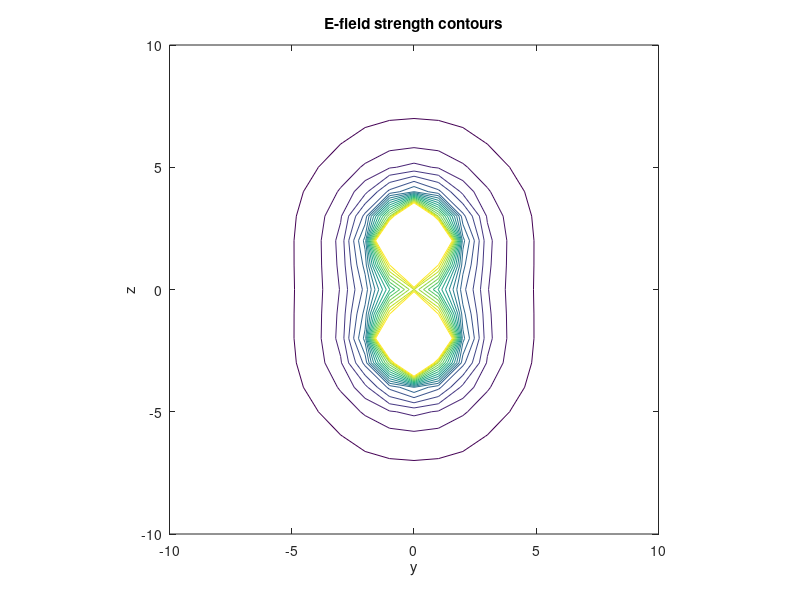
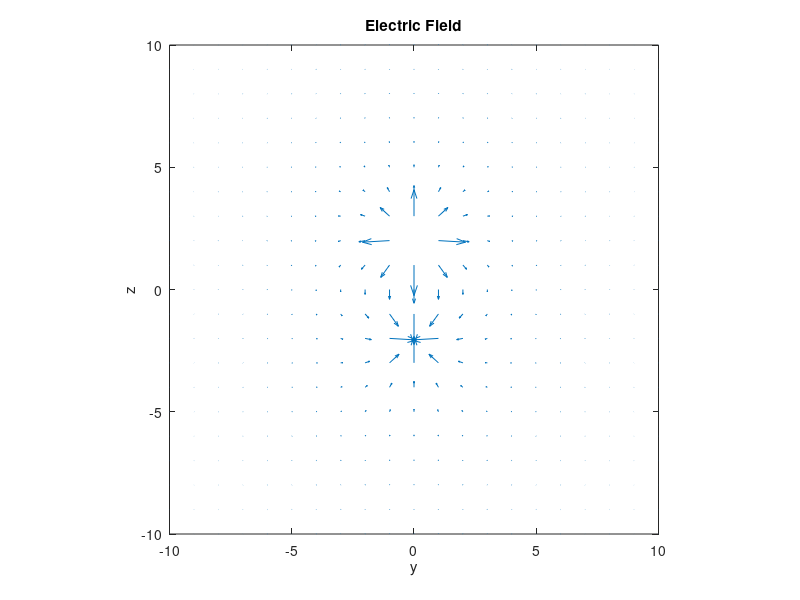
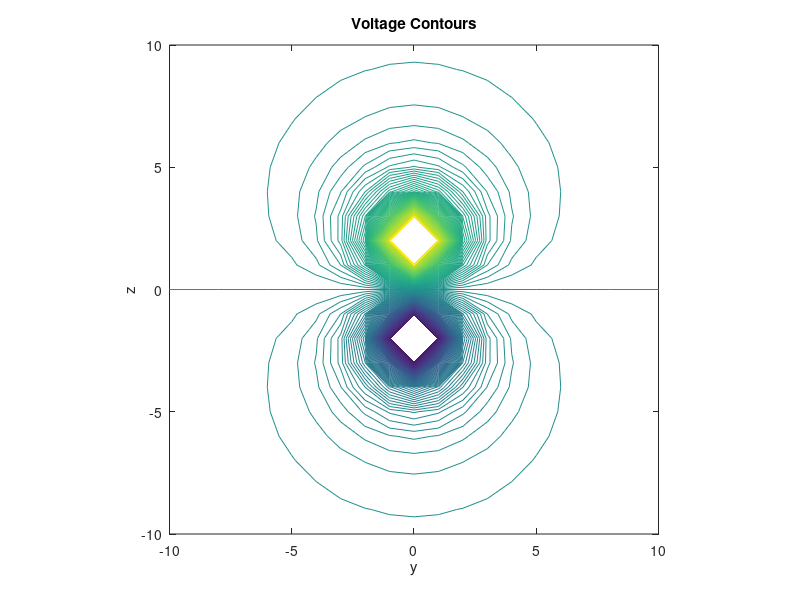
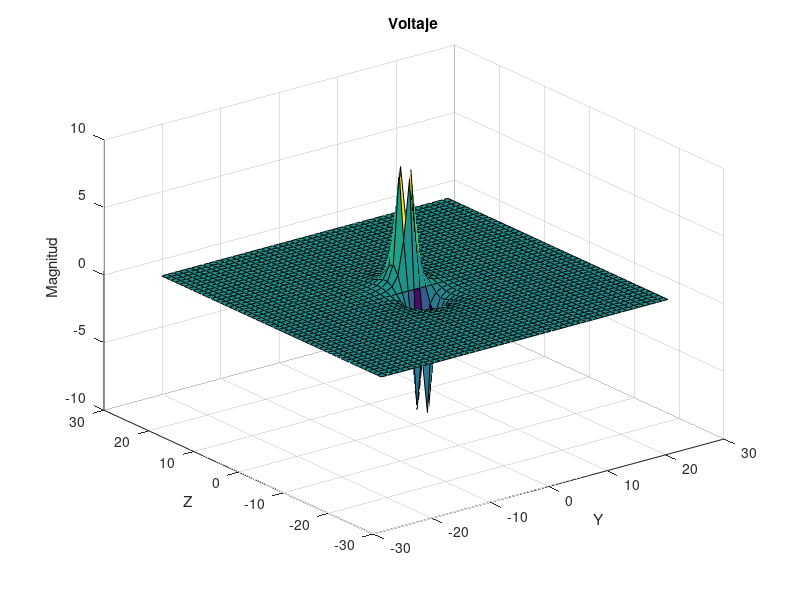

MATLAB code to generate these figures, in order:
clear; 
close all; 
%-------------------------------------------------------------------------%
%                             INITIALIZATION                                  
%-------------------------------------------------------------------------%
% Constant 1/(4*pi*epsilon_0) = 9*10^9
k = 9*10^9;
% eps_r = Relative permittivity
eps_r = 1;
charge_order = 10^-9; % milli, micro, nano etc..
const = k*charge_order/eps_r;

% Nx = Number of grid points in X- direction
% Ny = Number of grid points in Y-Direction
Nx = 50; % For 1 meter
Ny = 50; % For 1 meter
Nz = 50;
% n = Number of charges
n = 2;
% Electric fields Initialization
% E = Total electric field
E_f = zeros(Nx,Ny);
V   = zeros(Nx,Ny);     %voltage
% Ex = X-Component of Electric-Field
% Ey = Y-Component of Electric-Field
Ex = E_f;
Ey = E_f;
% ex = unit vector for x-component electric field
% ey = unit vector for y-component electric field
%ex = E_f;
%ey = E_f;
% r = distance between a selected point and the location of charge
r = E_f;
%r_square = E_f;
% Array of charges
% Q = All the 'n' charges are stored here
Q = [1,-1];
% Array of locations
Xq = [0,0];
Yq = [2,-2];
x_range = (1:Nx)-25;        %x coordinates for calculations
y_range = (1:Ny)-25;        %y coordinates for calculations
z_range = (1:Nz)-25;
[xMesh,yMesh]=meshgrid(x_range,y_range); %make 2 arrays with size (Nx,Ny)

%-------------------------------------------------------------------------%
%                      COMPUTATION OF ELECTRIC FIELDS
%-------------------------------------------------------------------------%

%  Repeat for all the 'n' charges
for k = 1:n
    r_square=(xMesh-Xq(k)).^2+(yMesh-Yq(k)).^2;
    r=sqrt(r_square);
    %extemp=const*Q(k)*(xMesh-Xq(k))./r;
    %eytemp=const*Q(k)*(yMesh-Yq(k))./r;
    %figure;
    %quiver(x_range,y_range,extemp,eytemp);
    %axis([-15 15 -15 15]); axis square;
    %tstr=sprintf('k=%d',k); title(tstr);
    Ex = Ex + const*Q(k)*4*(xMesh-Xq(k))./r.^3;      %x-component of field
    Ey = Ey + const*Q(k)*4*(yMesh-Yq(k))./r.^3;      %y-component of field
    V = V + const*Q(k)./r.^2;                      %voltage
end
E_f=sqrt(Ex.^2+Ey.^2);      %electric field magnitude
%-------------------------------------------------------------------------%
%                           PLOT THE RESULTS
%-------------------------------------------------------------------------%
figure;
% subplot(1,3,1);
contour_range = 0:1:20;
contour(x_range,y_range,E_f,contour_range,'linewidth',0.5);
title('E-field strength contours');
axis([-10 10 -10 10]);
axis square;
xlabel('y');
ylabel('z');

figure;
% subplot(1,3,2);
quiver(x_range,y_range,Ex,Ey);
title('Electric Field');
axis([-10 10 -10 10]);
axis square;
xlabel('y');
ylabel('z');

figure;
% subplot(1,3,3);
contour_range = -10:0.1:10;
contour(x_range,y_range,V,contour_range);
title('Voltage Contours');
axis([-10 10 -10 10]);
axis square;
xlabel('y');
ylabel('z');

figure;
surf(xMesh,yMesh,V);
title('Voltaje');
zlabel('Magnitud');
xlabel('Y'); 
ylabel('Z');

figure;
surf(x_range,y_range,E_f);
% contour(x_range,y_range,E_f,contour_range);
title('Campo electrico');
zlabel('Magnitud');
xlabel('Y'); 
ylabel('Z');